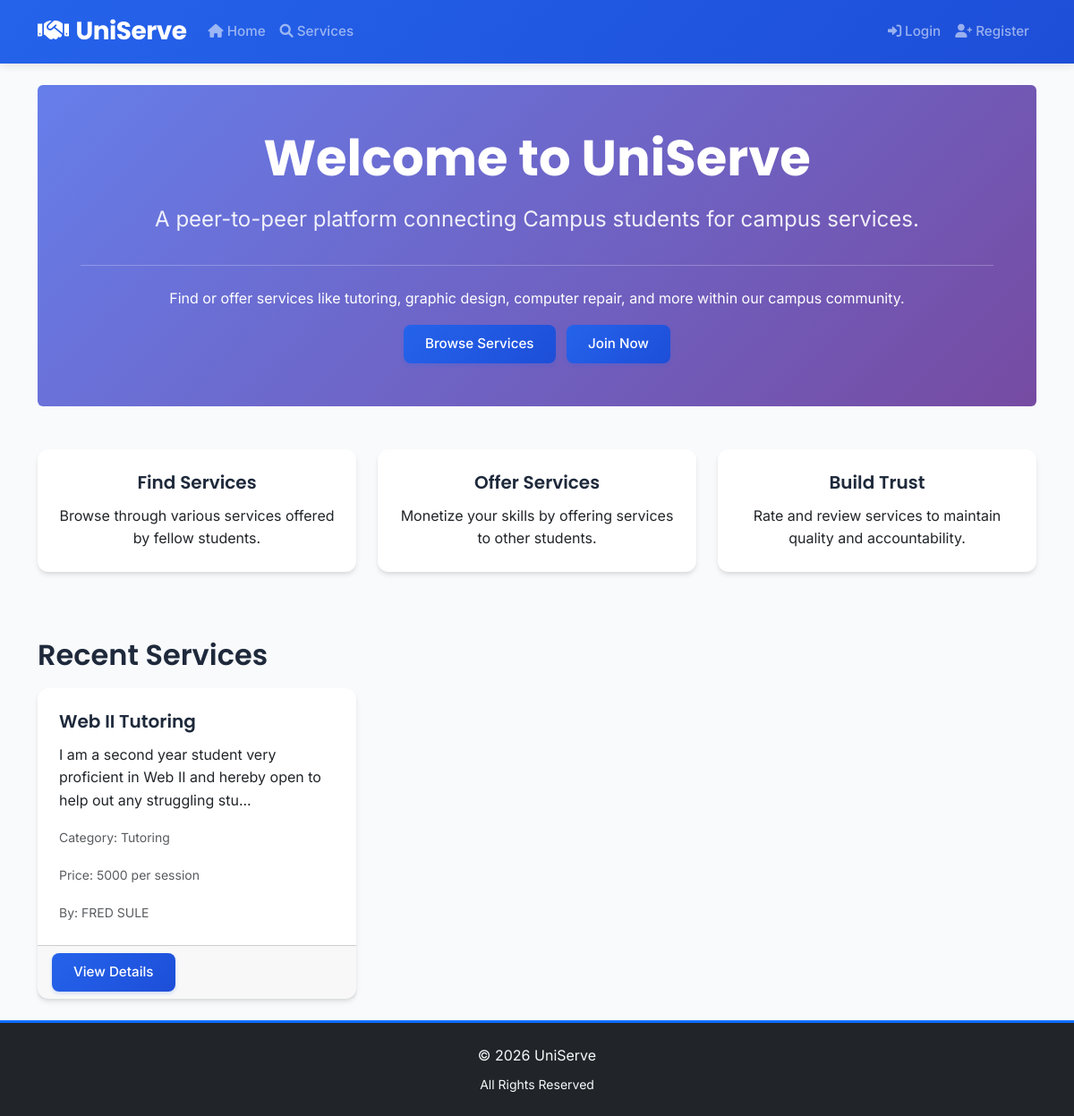
Before: / with the older database file.
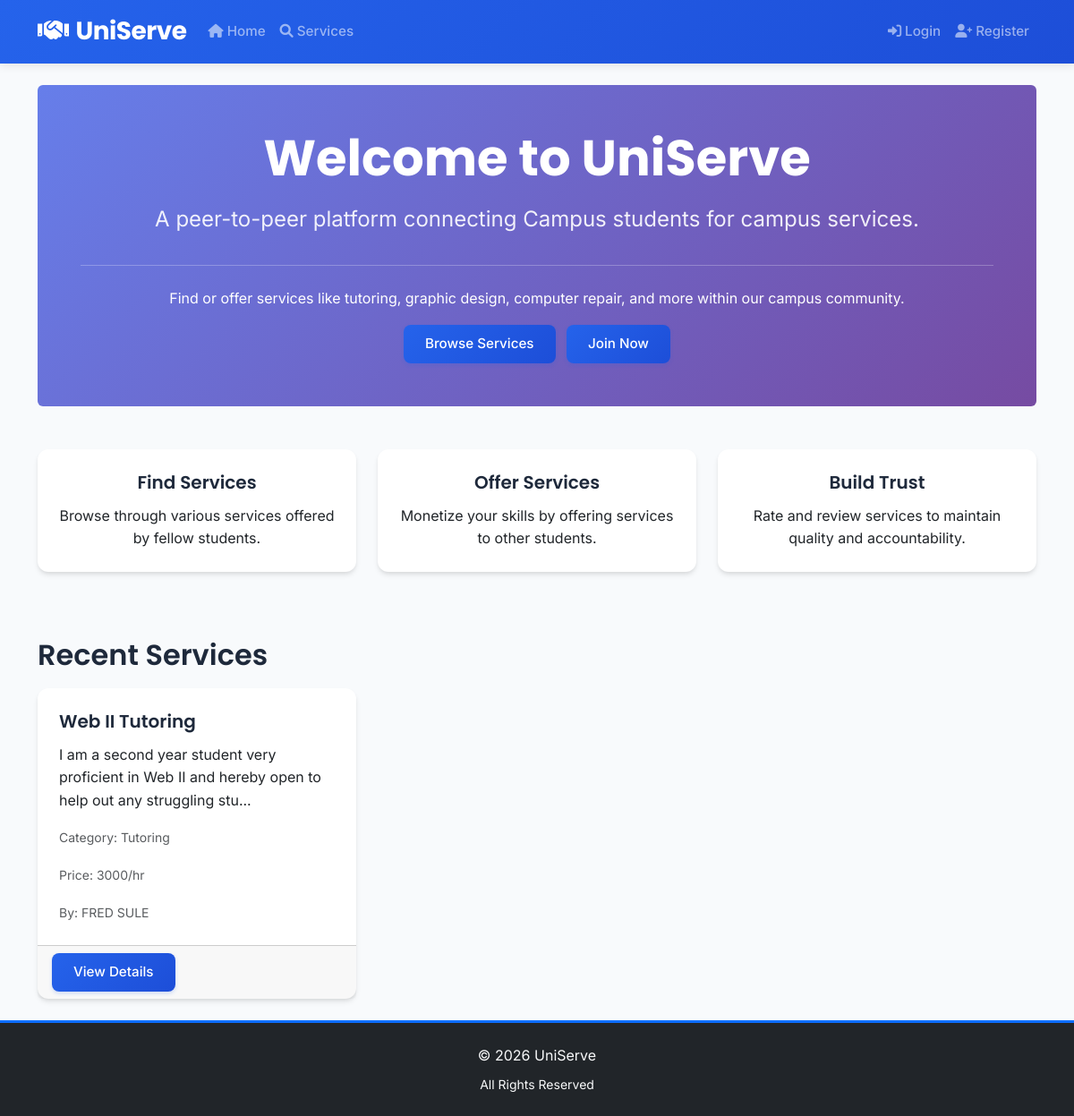
After: the same page with the newer database file.
### app.py (models this page shows)
class Service(db.Model):
    id = db.Column(db.Integer, primary_key=True)
    title = db.Column(db.String(100), nullable=False)
    description = db.Column(db.Text, nullable=False)
    category = db.Column(db.String(50), nullable=False)
    price = db.Column(db.String(50), nullable=True)
    location = db.Column(db.String(100), nullable=False)
    contact_info = db.Column(db.String(100), nullable=False)
    created_date = db.Column(db.DateTime, default=datetime.utcnow)
    is_active = db.Column(db.Boolean, default=True)
    provider_id = db.Column(db.Integer, db.ForeignKey('user.id'), nullable=False)
    requests = db.relationship('ServiceRequest', backref='service', lazy=True)

class User(db.Model):
    id = db.Column(db.Integer, primary_key=True)
    name = db.Column(db.String(100), nullable=False)
    email = db.Column(db.String(100), unique=True, nullable=False)
    password = db.Column(db.String(200), nullable=False)
    user_type = db.Column(db.String(20), nullable=False)
    is_admin = db.Column(db.Boolean, default=False)
    profile_picture = db.Column(db.String(200), nullable=True)
    student_id_document = db.Column(db.String(200), nullable=True)
    verification_status = db.Column(db.String(20), default='unverified')
    registration_date = db.Column(db.DateTime, default=datetime.utcnow)
    services = db.relationship('Service', backref='provider', lazy=True)
    reviews_given = db.relationship('Review', foreign_keys='Review.reviewer_id', backref='reviewer', lazy=True)
    reviews_received = db.relationship('Review', foreign_keys='Review.reviewee_id', backref='reviewee', lazy=True)

### app.py (the view)
@app.route('/')
def index():
    services = Service.query.filter_by(is_active=True).order_by(Service.created_date.desc()).limit(6).all()
    return render_template('index.html', services=services)

### templates/index.html (shortened to what this page needs)
{% extends "base.html" %}
{% block content %}
<div class="jumbotron bg-light p-5 rounded">
    <h1 class="display-4">Welcome to UniServe</h1>
    <p class="lead">A peer-to-peer platform connecting Campus students for campus services.</p>
    <hr class="my-4">
    <p>Find or offer services like tutoring, graphic design, computer repair, and more within our campus community.</p>
    <a class="btn btn-primary btn-lg" href="{{ url_for('services') }}" role="button">Browse Services</a>
    {% if not session.user_id %}
    <a class="btn btn-primary btn-lg ms-2" href="{{ url_for('register') }}" role="button">Join Now</a>
    {% endif %}
</div>
<div class="row mt-5">
    <div class="col-md-4 mb-4">
        <div class="card h-100">
            <div class="card-body text-center">
                <h5 class="card-title">Find Services</h5>
                <p class="card-text">Browse through various services offered by fellow students.</p>
            </div>
        </div>
    </div>
    <div class="col-md-4 mb-4">
        <div class="card h-100">
            <div class="card-body text-center">
                <h5 class="card-title">Offer Services</h5>
                <p class="card-text">Monetize your skills by offering services to other students.</p>
            </div>
        </div>
    </div>
    <div class="col-md-4 mb-4">
        <div class="card h-100">
            <div class="card-body text-center">
                <h5 class="card-title">Build Trust</h5>
                <p class="card-text">Rate and review services to maintain quality and accountability.</p>
            </div>
        </div>
    </div>
</div>
<h2 class="mt-5 mb-3">Recent Services</h2>
<div class="row">
    {% for service in services %}
    <div class="col-md-4 mb-4">
        <div class="card h-100">
            <div class="card-body">
                <h5 class="card-title">{{ service.title }}</h5>
                <p class="card-text">{{ service.description[:100] }}...</p>
                <p class="card-text"><small class="text-muted">Category: {{ service.category }}</small></p>
                <p class="card-text"><small class="text-muted">Price: {{ service.price }}</small></p>
                <p class="card-text m-0"><small class="text-muted">
                    By: {{ service.provider.name }}
                </small></p>
            </div>
            <div class="card-footer">
                <a href="{{ url_for('services') }}" class="btn btn-sm btn-primary">View Details</a>
            </div>
        </div>
    </div>
    {% endfor %}
</div>
{% endblock %}

Changed rows visible on the page:
changed Service "Web II Tutoring": price "5000 per session" → "3000/hr"
